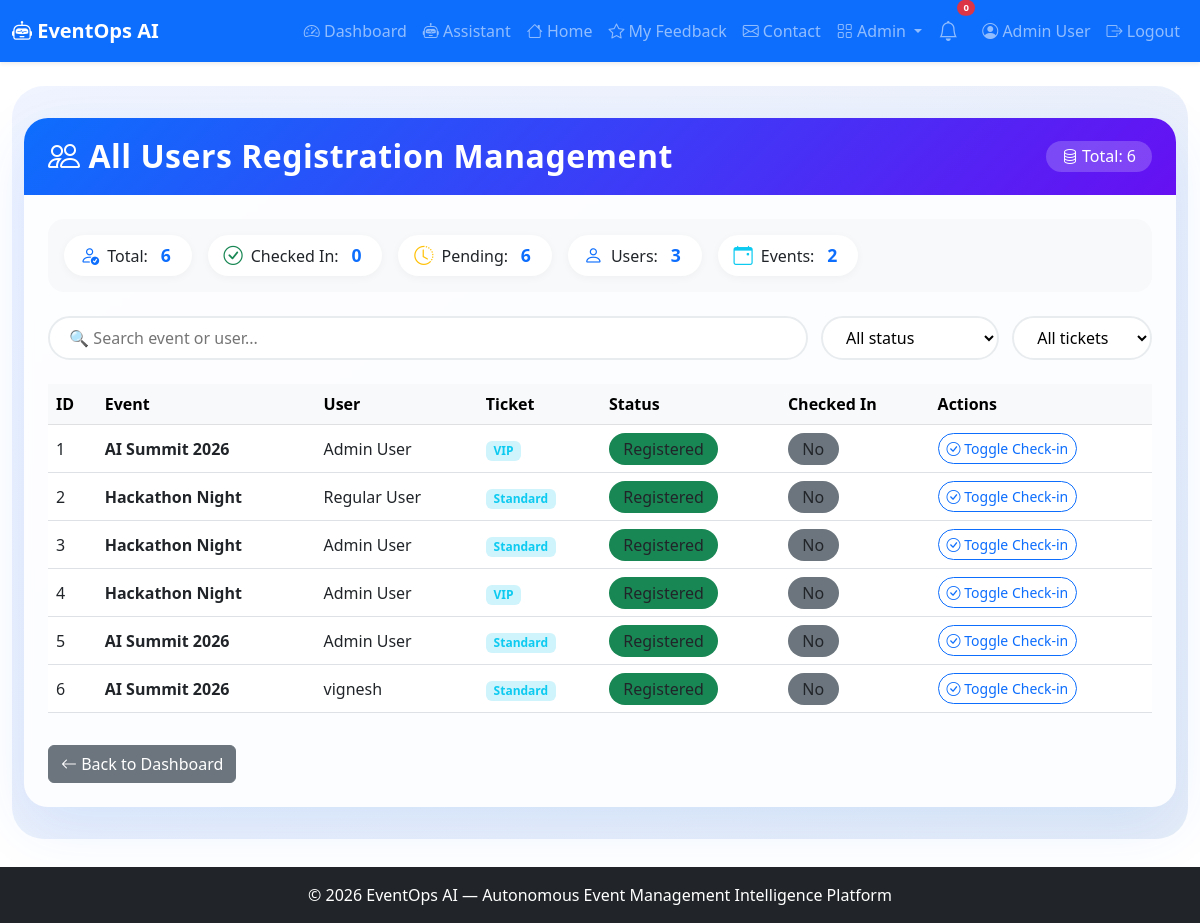
The page /admin/registrations (signed in) on the database its author committed.
### app.py (models this page shows, shortened)
class User(UserMixin, db.Model):
    id = db.Column(db.Integer, primary_key=True)
    name = db.Column(db.String(100), nullable=False)
    email = db.Column(db.String(100), unique=True, nullable=False)
    password_hash = db.Column(db.String(200), nullable=False)
    role = db.Column(db.String(20), default='user')
    created_at = db.Column(db.DateTime, default=lambda: datetime.now(timezone.utc))

class Registration(db.Model):
    id = db.Column(db.Integer, primary_key=True)
    user_id = db.Column(db.Integer, db.ForeignKey('user.id'))
    event_id = db.Column(db.Integer, db.ForeignKey('event.id'))
    ticket_type = db.Column(db.String(50))
    status = db.Column(db.String(20), default='registered')
    checked_in = db.Column(db.Boolean, default=False)
    registered_at = db.Column(db.DateTime, default=lambda: datetime.now(timezone.utc))
    user = db.relationship('User', backref='registrations')
    event = db.relationship('Event', backref='registrations')

class Event(db.Model):
    id = db.Column(db.Integer, primary_key=True)
    title = db.Column(db.String(200), nullable=False)
    description = db.Column(db.Text)
    date = db.Column(db.String(50))
    time = db.Column(db.String(50))
    location = db.Column(db.String(200))
    capacity = db.Column(db.Integer)
    status = db.Column(db.String(20), default='upcoming')
    created_at = db.Column(db.DateTime, default=lambda: datetime.now(timezone.utc))

### app.py (the view)
@app.route('/admin/registrations')
@login_required
def admin_registrations():
    if current_user.role != 'admin':
        abort(403)
    registrations = Registration.query.all()
    return render_template('admin_registrations.html', registrations=registrations)

### app.py (called while the page is built)
@login_manager.user_loader
def load_user(user_id):
    return User.query.get(int(user_id))

### templates/admin_registrations.html (shortened to what this page needs)
{% extends "base.html" %}
{% block content %}
<div class="admin-wrapper">
    <div class="container-fluid">
        <div class="card admin-card">
            <div class="card-header d-flex flex-wrap justify-content-between align-items-center">
                <h2 class="mb-0"><i class="bi bi-people me-2"></i>All Users Registration Management</h2>
                <span class="total-badge">
                    <i class="bi bi-database"></i> Total: {{ registrations|length }}
                </span>
            </div>
            <div class="card-body">
                <div class="stats-row">
                    <div class="stat-item"><i class="bi bi-person-check"></i> Total: <span class="stat-num">{{ registrations|length }}</span></div>
                    <div class="stat-item"><i class="bi bi-check-circle text-success"></i> Checked In: <span class="stat-num">{{ registrations|selectattr('checked_in', 'equalto', True)|list|length }}</span></div>
                    <div class="stat-item"><i class="bi bi-clock-history text-warning"></i> Pending: <span class="stat-num">{{ registrations|selectattr('checked_in', 'equalto', False)|list|length }}</span></div>
                    <div class="stat-item"><i class="bi bi-person text-primary"></i> Users: <span class="stat-num">{{ registrations|map(attribute='user_id')|unique|list|length }}</span></div>
                    <div class="stat-item"><i class="bi bi-calendar-event text-info"></i> Events: <span class="stat-num">{{ registrations|map(attribute='event_id')|unique|list|length }}</span></div>
                </div>
                <div class="filter-bar">
                    <input type="text" id="searchReg" class="search-box" placeholder="🔍 Search event or user...">
                    <select id="filterChecked" class="filter-select">
                        <option value="">All status</option>
                    </select>
                    <select id="filterTicket" class="filter-select">
                        <option value="">All tickets</option>
                    </select>
                </div>
                <div class="table-responsive">
                    <table class="table table-hover align-middle" id="regTable">
                        <thead class="table-light">
                            <tr>
                                <th>ID</th>
                                <th>Event</th>
                                <th>User</th>
                                <th>Ticket</th>
                                <th>Status</th>
                                <th>Checked In</th>
                                <th>Actions</th>
                            </tr>
                        </thead>
                        <tbody>
                            {% for reg in registrations %}
                            <tr data-event="{{ reg.event.title|lower }}"
                                data-user="{{ reg.user.name|lower if reg.user else '' }}"
                                data-checked="{{ reg.checked_in|string|lower }}"
                                data-ticket="{{ reg.ticket_type|lower }}">
                                <td>{{ reg.id }}</td>
                                <td><strong>{{ reg.event.title }}</strong></td>
                                <td>{{ reg.user.name if reg.user else 'N/A' }}</td>
                                <td><span class="badge bg-info-subtle text-info">{{ reg.ticket_type }}</span></td>
                                <td><span class="badge-status bg-{{ 'success' if reg.status == 'registered' else 'warning' }}">{{ reg.status|title }}</span></td>
                                <td>
                                    <span class="badge-status bg-{{ 'success' if reg.checked_in else 'secondary' }}">
                                        {{ 'Yes' if reg.checked_in else 'No' }}
                                    </span>
                                </td>
                                <td>
                                    <a href="{{ url_for('admin_checkin', reg_id=reg.id) }}" class="btn btn-sm btn-outline-primary">
                                        <i class="bi bi-check-circle"></i> Toggle Check-in
                                    </a>
                                </td>
                            </tr>
                            {% endfor %}
                        </tbody>
                    </table>
                </div>
                <div class="mt-3">
                    <a href="{{ url_for('dashboard') }}" class="btn btn-secondary">
                        <i class="bi bi-arrow-left"></i> Back to Dashboard
                    </a>
                </div>
            </div>
        </div>
    </div>
</div>
{% endblock %}

### templates/base.html (shortened to what this page needs)
<!DOCTYPE html>
<html lang="en">
<head>
    <link href="https://cdn.jsdelivr.net/npm/bootstrap@5.3.0/dist/css/bootstrap.min.css" rel="stylesheet">
    <link rel="stylesheet" href="https://cdn.jsdelivr.net/npm/bootstrap-icons@1.11.0/font/bootstrap-icons.css">
    <link rel="stylesheet" href="{{ url_for('static', filename='css/style.css') }}">
</head>
<body>
    <nav class="navbar navbar-expand-lg navbar-dark bg-primary shadow-sm">
        <div class="container-fluid">
            <a class="navbar-brand fw-bold" href="{{ url_for('index') }}">
                <i class="bi bi-robot"></i> EventOps AI
            </a>
            <div class="collapse navbar-collapse" id="navbarNav">
                <ul class="navbar-nav ms-auto align-items-lg-center">
                    {% if current_user.is_authenticated %}
                        <li class="nav-item">
                            <a class="nav-link" href="{{ url_for('dashboard') }}">
                                <i class="bi bi-speedometer2"></i> Dashboard
                            </a>
                        </li>
                        <li class="nav-item">
                            <a class="nav-link" href="{{ url_for('assistant_page') }}">
                                <i class="bi bi-robot"></i> Assistant
                            </a>
                        </li>
                        <li class="nav-item">
                            <a class="nav-link" href="{{ url_for('index') }}">
                                <i class="bi bi-house"></i> Home
                            </a>
                        </li>
                    <li class="nav-item">
                         <a class="nav-link" href="{{ url_for('feedback_list') }}">
                            <i class="bi bi-star"></i> My Feedback
                         </a>
                    </li>
                        <li class="nav-item">
                            <a class="nav-link" href="{{ url_for('contact') }}">
                                <i class="bi bi-envelope"></i> Contact
                            </a>
                        </li>
                        {% if current_user.role == 'admin' %}
                        <li class="nav-item dropdown">
                            <a class="nav-link dropdown-toggle" href="#" role="button" data-bs-toggle="dropdown">
                                <i class="bi bi-grid"></i> Admin
                            </a>
                        </li>
                        {% endif %}
                        <li class="nav-item position-relative me-2">
                            <a class="nav-link" href="#" title="Notifications" data-bs-toggle="dropdown">
                                <i class="bi bi-bell fs-5"></i>
                                <span class="position-absolute top-0 start-100 translate-middle badge rounded-pill bg-danger" style="font-size:0.6rem;">
                                    0
                                </span>
                            </a>
                        </li>
                        <li class="nav-item">
                            <a class="nav-link" href="{{ url_for('profile') }}">
                                <i class="bi bi-person-circle"></i> {{ current_user.name }}
                            </a>
                        </li>
                        <li class="nav-item">
                            <a class="nav-link" href="{{ url_for('logout') }}">
                                <i class="bi bi-box-arrow-right"></i> Logout
                            </a>
                        </li>
                    {% endif %}
                </ul>
            </div>
        </div>
    </nav>
    <main class="container-fluid py-4">
        {% block content %}{% endblock %}
    </main>
    <footer class="footer bg-dark text-white py-3 mt-4">
        <div class="container text-center">
            <span>© 2026 EventOps AI — Autonomous Event Management Intelligence Platform</span>
        </div>
    </footer>
</body>
</html>

### static/css/style.css (style rules this page uses)
body { padding-bottom: 60px; }
.footer { position: fixed; bottom: 0; width: 100%; }

### templates/admin_registrations.html (style rules this page uses)
.admin-wrapper { background: linear-gradient(145deg, #f0f4ff 0%, #e6edf7 100%); padding: 2rem 0; border-radius: 2rem; }
.admin-card { border: none; border-radius: 1.5rem; box-shadow: 0 20px 60px rgba(13, 110, 253, 0.10); background: rgba(255, 255, 255, 0.85); backdrop-filter: blur(4px); overflow: hidden; }
.admin-card .card-header { background: linear-gradient(135deg, #0d6efd, #6610f2); color: white; padding: 1.2rem 1.5rem; border: none; }
.admin-card .card-header h2 { font-weight: 700; letter-spacing: 0.5px; }
.admin-card .card-body { padding: 1.5rem; }
.stats-row { display: flex; flex-wrap: wrap; gap: 1rem; margin-bottom: 1.5rem; background: #f8f9fa; border-radius: 1rem; padding: 1rem; }
.stats-row .stat-item { display: flex; align-items: center; gap: 0.5rem; background: white; padding: 0.4rem 1rem; border-radius: 50px; box-shadow: 0 2px 8px rgba(0,0,0,0.04); }
.stats-row .stat-item i { font-size: 1.2rem; color: #0d6efd; }
.stats-row .stat-item .stat-num { font-weight: 700; color: #0d6efd; font-size: 1.1rem; margin: 0 0.3rem; }
.filter-bar { display: flex; flex-wrap: wrap; gap: 0.8rem; margin-bottom: 1.5rem; }
.filter-bar .search-box { flex: 1; min-width: 200px; border-radius: 50px; border: 2px solid #e9ecef; padding: 0.5rem 1.2rem; transition: all 0.2s; background: white; }
.filter-bar .filter-select { border-radius: 50px; border: 2px solid #e9ecef; padding: 0.5rem 1.2rem; background: white; transition: all 0.2s; min-width: 140px; }
.table-hover tbody tr { transition: all 0.2s ease; }
.badge-status { padding: 0.3rem 0.9rem; border-radius: 30px; font-weight: 500; }
.btn-outline-primary { border-radius: 30px; transition: all 0.2s; }
.total-badge { background: rgba(255,255,255,0.2); padding: 0.2rem 1rem; border-radius: 30px; font-weight: 500; }

### rows shown on the page
User: name "Admin User"
Registration: id "1", event "AI Summit 2026", user "Admin User", ticket_type "VIP", status "Registered", checked_in "No"
Registration: id "2", event "Hackathon Night", user "Regular User", ticket_type "Standard", status "Registered", checked_in "No"
Registration: id "3", event "Hackathon Night", user "Admin User", ticket_type "Standard", status "Registered", checked_in "No"
Registration: id "4", event "Hackathon Night", user "Admin User", ticket_type "VIP", status "Registered", checked_in "No"
Registration: id "5", event "AI Summit 2026", user "Admin User", ticket_type "Standard", status "Registered", checked_in "No"
Registration: id "6", event "AI Summit 2026", user "vignesh", ticket_type "Standard", status "Registered", checked_in "No"

### other values the page prints
{{ registrations|length }} "6"
{{ registrations|selectattr('checked_in', 'equalto', True)|list|length }} "0"
{{ registrations|selectattr('checked_in', 'equalto', False)|list|length }} "6"
{{ registrations|map(attribute='user_id')|unique|list|length }} "3"
{{ registrations|map(attribute='event_id')|unique|list|length }} "2"
